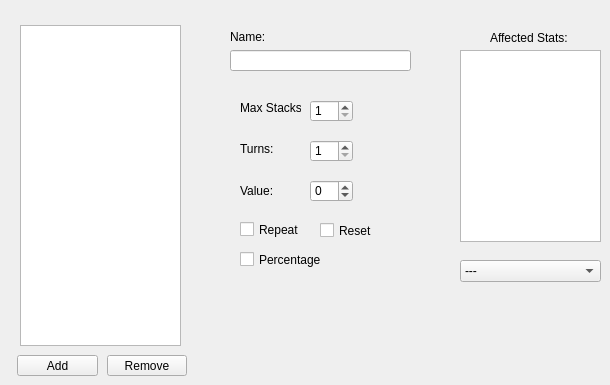
      <widget class="QWidget" name="Conditions">
       <attribute name="title">
        <string>Conditions</string>
       </attribute>
       <widget class="QListWidget" name="condition_list">
        <property name="geometry">
         <rect>
          <x>20</x>
          <y>25</y>
          <width>161</width>
          <height>321</height>
         </rect>
        </property>
       </widget>
       <widget class="QCheckBox" name="condition_repeat">
        <property name="geometry">
         <rect>
          <x>240</x>
          <y>220</y>
          <width>72</width>
          <height>19</height>
         </rect>
        </property>
        <property name="toolTip">
         <string>Determines wether the condition's effect is applied every turn</string>
        </property>
        <property name="text">
         <string>Repeat</string>
        </property>
       </widget>
       <widget class="QCheckBox" name="condition_reset">
        <property name="geometry">
         <rect>
          <x>320</x>
          <y>221</y>
          <width>72</width>
          <height>19</height>
         </rect>
        </property>
        <property name="toolTip">
         <string>Resets the condition's effect after it has ended</string>
        </property>
        <property name="text">
         <string>Reset</string>
        </property>
       </widget>
       <widget class="QCheckBox" name="condition_percentage">
        <property name="geometry">
         <rect>
          <x>240</x>
          <y>250</y>
          <width>81</width>
          <height>19</height>
         </rect>
        </property>
        <property name="toolTip">
         <string>Determines wether the value is a percentage or constant</string>
        </property>
        <property name="text">
         <string>Percentage</string>
        </property>
       </widget>
       <widget class="QLineEdit" name="condition_name_textfield">
        <property name="geometry">
         <rect>
          <x>230</x>
          <y>50</y>
          <width>181</width>
          <height>21</height>
         </rect>
        </property>
       </widget>
       <widget class="QSpinBox" name="condition_max_stacks_spin">
        <property name="geometry">
         <rect>
          <x>310</x>
          <y>100</y>
          <width>43</width>
          <height>22</height>
         </rect>
        </property>
        <property name="minimum">
         <number>1</number>
        </property>
       </widget>
       <widget class="QLabel" name="condition_name">
        <property name="geometry">
         <rect>
          <x>230</x>
          <y>30</y>
          <width>47</width>
          <height>13</height>
         </rect>
        </property>
        <property name="text">
         <string>Name:</string>
        </property>
       </widget>
       <widget class="QLabel" name="condition_max_stacks">
        <property name="geometry">
         <rect>
          <x>240</x>
          <y>100</y>
          <width>61</width>
          <height>16</height>
         </rect>
        </property>
        <property name="toolTip">
         <string>The amount of stacks this condition can contain</string>
        </property>
        <property name="statusTip">
         <string extracomment="Test"/>
        </property>
        <property name="whatsThis">
         <string extracomment="How many times the condition can be stack. set to 0 or 1 if you don't want the condition to be stackable."/>
        </property>
        <property name="accessibleDescription">
         <string>&lt;html&gt;&lt;head/&gt;&lt;body&gt;&lt;p&gt;es&lt;/p&gt;&lt;/body&gt;&lt;/html&gt;</string>
        </property>
        <property name="text">
         <string>Max Stacks:</string>
        </property>
       </widget>
       <widget class="QLabel" name="condition_turns_label">
        <property name="geometry">
         <rect>
          <x>240</x>
          <y>142</y>
          <width>47</width>
          <height>13</height>
         </rect>
        </property>
        <property name="toolTip">
         <string>The turns the condition will last</string>
        </property>
        <property name="text">
         <string>Turns:</string>
        </property>
       </widget>
       <widget class="QLabel" name="condition_value_label">
        <property name="geometry">
         <rect>
          <x>240</x>
          <y>184</y>
          <width>47</width>
          <height>13</height>
         </rect>
        </property>
        <property name="toolTip">
         <string>The effectiveness of the condition</string>
        </property>
        <property name="text">
         <string>Value:</string>
        </property>
       </widget>
       <widget class="QPushButton" name="condition_add">
        <property name="geometry">
         <rect>
          <x>17</x>
          <y>355</y>
          <width>81</width>
          <height>21</height>
         </rect>
        </property>
        <property name="text">
         <string>Add</string>
        </property>
       </widget>
       <widget class="QPushButton" name="condition_remove">
        <property name="geometry">
         <rect>
          <x>107</x>
          <y>355</y>
          <width>80</width>
          <height>21</height>
         </rect>
        </property>
        <property name="text">
         <string>Remove</string>
        </property>
       </widget>
       <widget class="QListWidget" name="affected_stats_list">
        <property name="geometry">
         <rect>
          <x>460</x>
          <y>50</y>
          <width>141</width>
          <height>192</height>
         </rect>
        </property>
       </widget>
       <widget class="QComboBox" name="condition_stat_combo">
        <property name="geometry">
         <rect>
          <x>460</x>
          <y>260</y>
          <width>141</width>
          <height>22</height>
         </rect>
        </property>
        <item>
         <property name="text">
          <string>---</string>
         </property>
        </item>
        <item>
         <property name="text">
          <string>attack</string>
         </property>
        </item>
        <item>
         <property name="text">
          <string>defence</string>
         </property>
        </item>
        <item>
         <property name="text">
          <string>intelligence</string>
         </property>
        </item>
        <item>
         <property name="text">
          <string>agility</string>
         </property>
        </item>
        <item>
         <property name="text">
          <string>hit</string>
         </property>
        </item>
        <item>
         <property name="text">
          <string>health</string>
         </property>
        </item>
        <item>
         <property name="text">
          <string>sp</string>
         </property>
        </item>
        <item>
         <property name="text">
          <string>mp</string>
         </property>
        </item>
       </widget>
       <widget class="QLabel" name="affected_stats">
        <property name="geometry">
         <rect>
          <x>490</x>
          <y>30</y>
          <width>81</width>
          <height>16</height>
         </rect>
        </property>
        <property name="toolTip">
         <string>Stats affected by the condition</string>
        </property>
        <property name="text">
         <string>Affected Stats:</string>
        </property>
       </widget>
       <widget class="QSpinBox" name="condition_turns_spin">
        <property name="geometry">
         <rect>
          <x>310</x>
          <y>140</y>
          <width>43</width>
          <height>22</height>
         </rect>
        </property>
        <property name="minimum">
         <number>1</number>
        </property>
       </widget>
       <widget class="QSpinBox" name="condition_value_spin">
        <property name="geometry">
         <rect>
          <x>310</x>
          <y>180</y>
          <width>43</width>
          <height>22</height>
         </rect>
        </property>
        <property name="minimum">
         <number>-99</number>
        </property>
       </widget>
      </widget>
